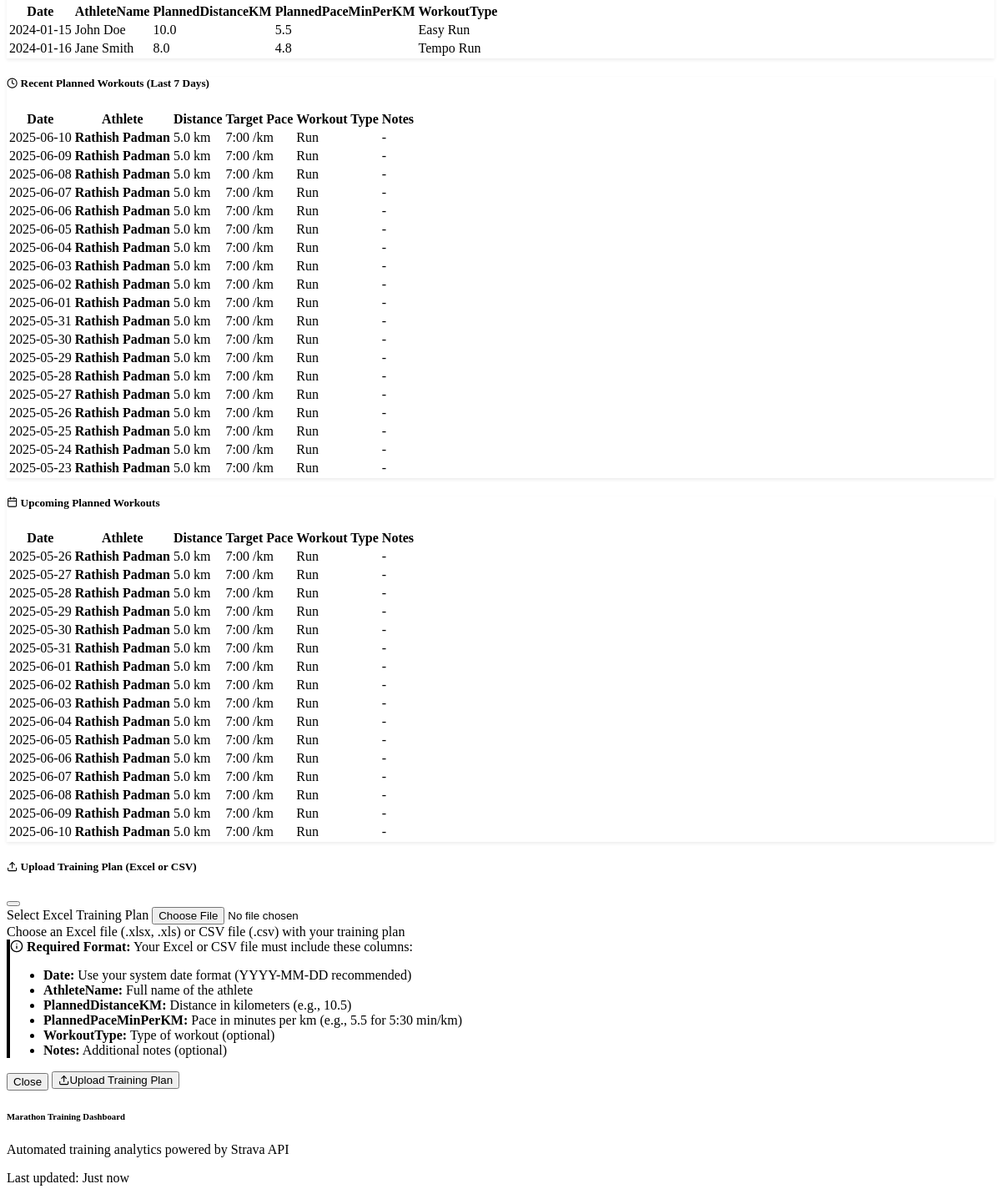
/training-plan (lower part), run on an earlier commit of the app's database.
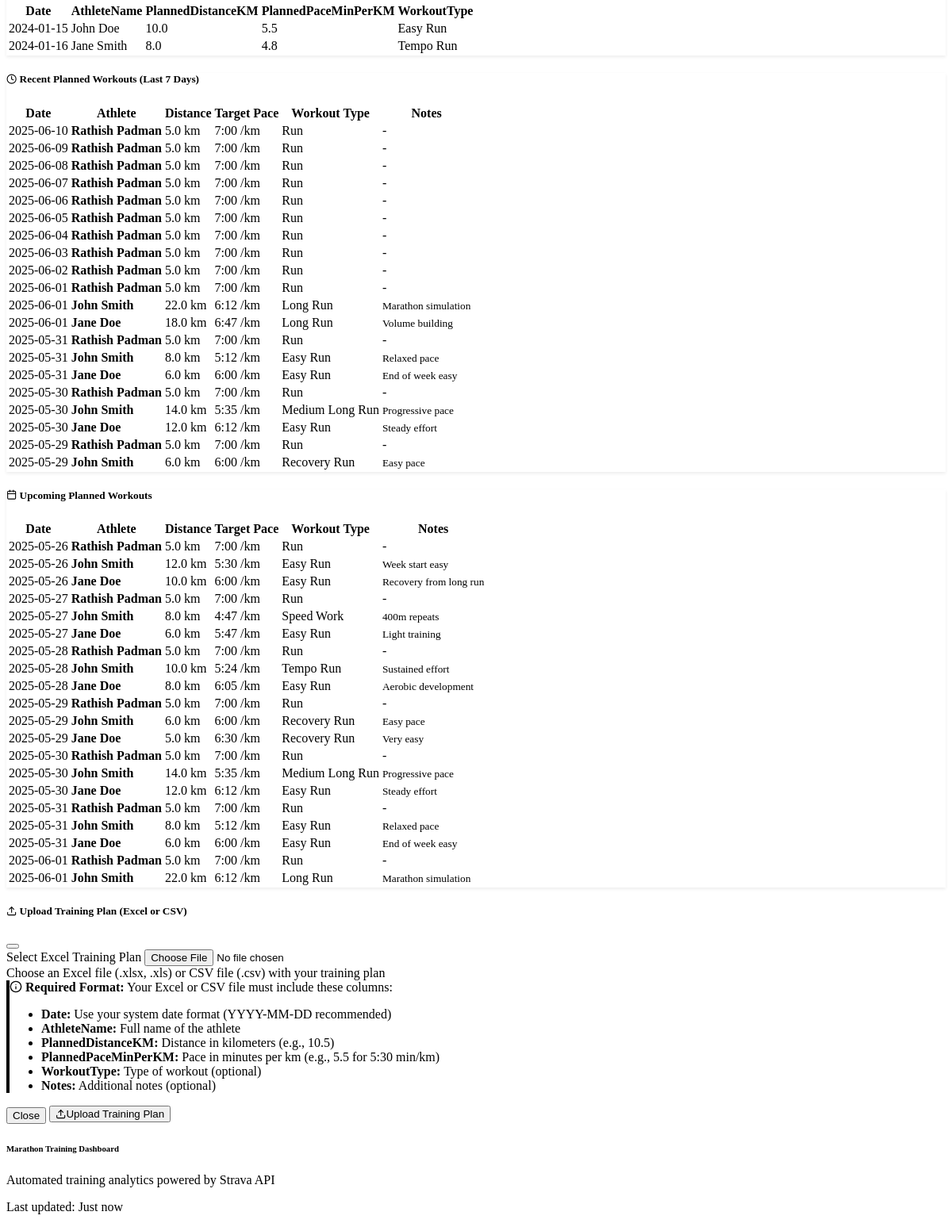
And on a later commit of the database.
### models.py (models this page shows)
class PlannedWorkout(db.Model):
    id = db.Column(db.Integer, primary_key=True)
    athlete_id = db.Column(db.Integer,
                           db.ForeignKey('athlete.id'),
                           nullable=False)
    workout_date = db.Column(db.DateTime, nullable=False)
    planned_distance_km = db.Column(db.Float, nullable=False)
    planned_pace_min_per_km = db.Column(db.Float, nullable=False)
    workout_type = db.Column(db.String(100), nullable=True)
    notes = db.Column(db.Text, nullable=True)
    created_at = db.Column(db.DateTime, default=datetime.utcnow)
    __table_args__ = (db.UniqueConstraint(
        'athlete_id', 'workout_date', name='unique_athlete_workout_date'), )

class Athlete(db.Model):
    id = db.Column(db.Integer, primary_key=True)
    name = db.Column(db.String(100), nullable=False)
    strava_athlete_id = db.Column(db.Integer, unique=True, nullable=True)
    refresh_token = db.Column(db.String(255), nullable=True)
    access_token = db.Column(db.String(255), nullable=True)
    token_expires_at = db.Column(db.DateTime, nullable=True)
    is_active = db.Column(db.Boolean, default=True)
    created_at = db.Column(db.DateTime, default=datetime.utcnow)
    activities = db.relationship('Activity', backref='athlete', lazy=True)
    planned_workouts = db.relationship('PlannedWorkout',
                                       backref='athlete',
                                       lazy=True)
    daily_summaries = db.relationship('DailySummary',
                                      backref='athlete',
                                      lazy=True)

### routes.py (the view)
@app.route('/training-plan')
def training_plan():
    try:
        excel_reader = ExcelReader()
        validation_results = excel_reader.validate_excel_format()
        week_ago = datetime.now() - timedelta(days=7)
        recent_workouts = db.session.query(PlannedWorkout).filter(
            PlannedWorkout.workout_date >= week_ago.date()).order_by(
                PlannedWorkout.workout_date.desc(),
                PlannedWorkout.athlete_id).distinct().limit(20).all()
        today = datetime.now().date()
        upcoming_workouts = db.session.query(PlannedWorkout).filter(
            PlannedWorkout.workout_date >= today).order_by(
                PlannedWorkout.workout_date,
                PlannedWorkout.athlete_id).distinct().limit(20).all()
        return render_template('training_plan.html',
                               validation_results=validation_results,
                               recent_workouts=recent_workouts,
                               upcoming_workouts=upcoming_workouts,
                               training_plan_file=Config.TRAINING_PLAN_FILE,
                               today=today)
    except Exception as e:
        logger.error(f"Error loading training plan page: {e}")
        flash(f"Error loading training plan: {e}", "error")
        return redirect(url_for('index'))

### templates/training_plan.html (shortened to what the changed rows need)
{% extends "base.html" %}
{% block content %}
<div class="container">
    <div class="row mb-4">
        <div class="col-12">
            <div class="card">
                <div class="card-body">
                    <div class="row">
                        <div class="col-md-6">
                            <div class="table-responsive">
                                <table class="table table-sm table-bordered">
                                    <thead>
                                        <tr class="small">
                                            <th>Date</th>
                                            <th>AthleteName</th>
                                            <th>PlannedDistanceKM</th>
                                            <th>PlannedPaceMinPerKM</th>
                                            <th>WorkoutType</th>
                                        </tr>
                                    </thead>
                                </table>
                            </div>
                        </div>
                    </div>
                </div>
            </div>
        </div>
    </div>
    {% if recent_workouts %}
    <div class="row mb-4">
        <div class="col-12">
            <div class="card">
                <div class="card-body">
                    <div class="table-responsive">
                        <table class="table table-hover">
                            <thead>
                                <tr>
                                    <th>Date</th>
                                    <th>Athlete</th>
                                    <th>Distance</th>
                                    <th>Target Pace</th>
                                    <th>Workout Type</th>
                                    <th>Notes</th>
                                </tr>
                            </thead>
                            <tbody>
                                {% for workout in recent_workouts %}
                                <tr>
                                    <td>{{ workout.workout_date.strftime('%Y-%m-%d') }}</td>
                                    <td><strong>{{ workout.athlete.name }}</strong></td>
                                    <td>{{ "%.1f"|format(workout.planned_distance_km) }} km</td>
                                    <td>
                                        {% set pace_min = workout.planned_pace_min_per_km|int %}
                                        {% set pace_sec = ((workout.planned_pace_min_per_km - pace_min) * 60)|int %}
                                        {{ "%d:%02d"|format(pace_min, pace_sec) }} /km
                                    </td>
                                    <td>
                                        <span class="badge bg-outline-primary">{{ workout.workout_type or 'Regular Run' }}</span>
                                    </td>
                                    <td>
                                        {% if workout.notes %}
                                            <small class="text-muted">{{ workout.notes[:100] }}{% if workout.notes|length > 100 %}...{% endif %}</small>
                                        {% else %}
                                            <span class="text-muted">-</span>
                                        {% endif %}
                                    </td>
                                </tr>
                                {% endfor %}
                            </tbody>
                        </table>
                    </div>
                </div>
            </div>
        </div>
    </div>
    {% endif %}
    {% if upcoming_workouts %}
    <div class="row">
        <div class="col-12">
            <div class="card">
                <div class="card-body">
                    <div class="table-responsive">
                        <table class="table table-hover">
                            <thead>
                                <tr>
                                    <th>Date</th>
                                    <th>Athlete</th>
                                    <th>Distance</th>
                                    <th>Target Pace</th>
                                    <th>Workout Type</th>
                                    <th>Notes</th>
                                </tr>
                            </thead>
                            <tbody>
                                {% for workout in upcoming_workouts %}
                                <tr class="{% if workout.workout_date == today %}table-warning{% endif %}">
                                    <td>
                                        {{ workout.workout_date.strftime('%Y-%m-%d') }}
                                    </td>
                                    <td><strong>{{ workout.athlete.name }}</strong></td>
                                    <td>{{ "%.1f"|format(workout.planned_distance_km) }} km</td>
                                    <td>
                                        {% set pace_min = workout.planned_pace_min_per_km|int %}
                                        {% set pace_sec = ((workout.planned_pace_min_per_km - pace_min) * 60)|int %}
                                        {{ "%d:%02d"|format(pace_min, pace_sec) }} /km
                                    </td>
                                    <td>
                                        <span class="badge bg-outline-primary">{{ workout.workout_type or 'Regular Run' }}</span>
                                    </td>
                                    <td>
                                        {% if workout.notes %}
                                            <small class="text-muted">{{ workout.notes[:100] }}{% if workout.notes|length > 100 %}...{% endif %}</small>
                                        {% else %}
                                            <span class="text-muted">-</span>
                                        {% endif %}
                                    </td>
                                </tr>
                                {% endfor %}
                            </tbody>
                        </table>
                    </div>
                </div>
            </div>
        </div>
    </div>
    {% endif %}
</div>
{% endblock %}

What changed in the data, as far as the page shows it:
no longer on one of the page's lists (row unchanged): PlannedWorkout: workout_date "2025-06-10", athlete.name "Rathish Padman", planned_distance_km "5.0", workout_type "Run"
no longer on one of the page's lists (row unchanged): PlannedWorkout: workout_date "2025-06-09", athlete.name "Rathish Padman", planned_distance_km "5.0", workout_type "Run"
no longer on one of the page's lists (row unchanged): PlannedWorkout: workout_date "2025-06-08", athlete.name "Rathish Padman", planned_distance_km "5.0", workout_type "Run"
no longer on one of the page's lists (row unchanged): PlannedWorkout: workout_date "2025-06-07", athlete.name "Rathish Padman", planned_distance_km "5.0", workout_type "Run"
no longer on one of the page's lists (row unchanged): PlannedWorkout: workout_date "2025-06-06", athlete.name "Rathish Padman", planned_distance_km "5.0", workout_type "Run"
no longer on one of the page's lists (row unchanged): PlannedWorkout: workout_date "2025-06-05", athlete.name "Rathish Padman", planned_distance_km "5.0", workout_type "Run"
no longer on one of the page's lists (row unchanged): PlannedWorkout: workout_date "2025-06-04", athlete.name "Rathish Padman", planned_distance_km "5.0", workout_type "Run"
no longer on one of the page's lists (row unchanged): PlannedWorkout: workout_date "2025-06-03", athlete.name "Rathish Padman", planned_distance_km "5.0", workout_type "Run"
no longer on one of the page's lists (row unchanged): PlannedWorkout: workout_date "2025-06-02", athlete.name "Rathish Padman", planned_distance_km "5.0", workout_type "Run"
no longer on this page (row unchanged): PlannedWorkout: workout_date "2025-05-25", athlete.name "Rathish Padman", planned_distance_km "5.0", value "7:00", workout_type "Run", shown under "Recent Planned Workouts (Last 7 Days)"
no longer on this page (row unchanged): PlannedWorkout: workout_date "2025-05-24", athlete.name "Rathish Padman", planned_distance_km "5.0", value "7:00", workout_type "Run", shown under "Recent Planned Workouts (Last 7 Days)"
no longer on this page (row unchanged): PlannedWorkout: workout_date "2025-05-23", athlete.name "Rathish Padman", planned_distance_km "5.0", value "7:00", workout_type "Run", shown under "Recent Planned Workouts (Last 7 Days)"
no longer on one of the page's lists (row unchanged): PlannedWorkout: workout_date "2025-05-26", athlete.name "Rathish Padman", planned_distance_km "5.0", workout_type "Run"
no longer on one of the page's lists (row unchanged): PlannedWorkout: workout_date "2025-05-27", athlete.name "Rathish Padman", planned_distance_km "5.0", workout_type "Run"
no longer on one of the page's lists (row unchanged): PlannedWorkout: workout_date "2025-05-28", athlete.name "Rathish Padman", planned_distance_km "5.0", workout_type "Run"
added PlannedWorkout: workout_date "2025-06-01", athlete.name "John Smith", planned_distance_km "22.0", value "6:12", workout_type "Long Run", notes "Marathon simulation"
added PlannedWorkout: workout_date "2025-06-01", athlete.name "Jane Doe", planned_distance_km "18.0", value "6:47", workout_type "Long Run", notes "Volume building", shown under "Recent Planned Workouts (Last 7 Days)"
added PlannedWorkout: workout_date "2025-05-31", athlete.name "John Smith", planned_distance_km "8.0", value "5:12", workout_type "Easy Run", notes "Relaxed pace"
added PlannedWorkout: workout_date "2025-05-31", athlete.name "Jane Doe", planned_distance_km "6.0", value "6:00", workout_type "Easy Run", notes "End of week easy"
added PlannedWorkout: workout_date "2025-05-30", athlete.name "John Smith", planned_distance_km "14.0", value "5:35", workout_type "Medium Long Run", notes "Progressive pace"
added PlannedWorkout: workout_date "2025-05-30", athlete.name "Jane Doe", planned_distance_km "12.0", value "6:12", workout_type "Easy Run", notes "Steady effort"
added PlannedWorkout: workout_date "2025-05-29", athlete.name "John Smith", planned_distance_km "6.0", value "6:00", workout_type "Recovery Run", notes "Easy pace"
added PlannedWorkout: workout_date "2025-05-26", athlete.name "John Smith", planned_distance_km "12.0", value "5:30", workout_type "Easy Run", notes "Week start easy", shown under "Upcoming Planned Workouts"
added PlannedWorkout: workout_date "2025-05-26", athlete.name "Jane Doe", planned_distance_km "10.0", value "6:00", workout_type "Easy Run", notes "Recovery from long run", shown under "Upcoming Planned Workouts"
added PlannedWorkout: workout_date "2025-05-27", athlete.name "John Smith", planned_distance_km "8.0", value "4:47", workout_type "Speed Work", notes "400m repeats", shown under "Upcoming Planned Workouts"
added PlannedWorkout: workout_date "2025-05-27", athlete.name "Jane Doe", planned_distance_km "6.0", value "5:47", workout_type "Easy Run", notes "Light training", shown under "Upcoming Planned Workouts"
added PlannedWorkout: workout_date "2025-05-28", athlete.name "John Smith", planned_distance_km "10.0", value "5:24", workout_type "Tempo Run", notes "Sustained effort", shown under "Upcoming Planned Workouts"
added PlannedWorkout: workout_date "2025-05-28", athlete.name "Jane Doe", planned_distance_km "8.0", value "6:05", workout_type "Easy Run", notes "Aerobic development", shown under "Upcoming Planned Workouts"
added PlannedWorkout: workout_date "2025-05-29", athlete.name "Jane Doe", planned_distance_km "5.0", value "6:30", workout_type "Recovery Run", notes "Very easy", shown under "Upcoming Planned Workouts"
